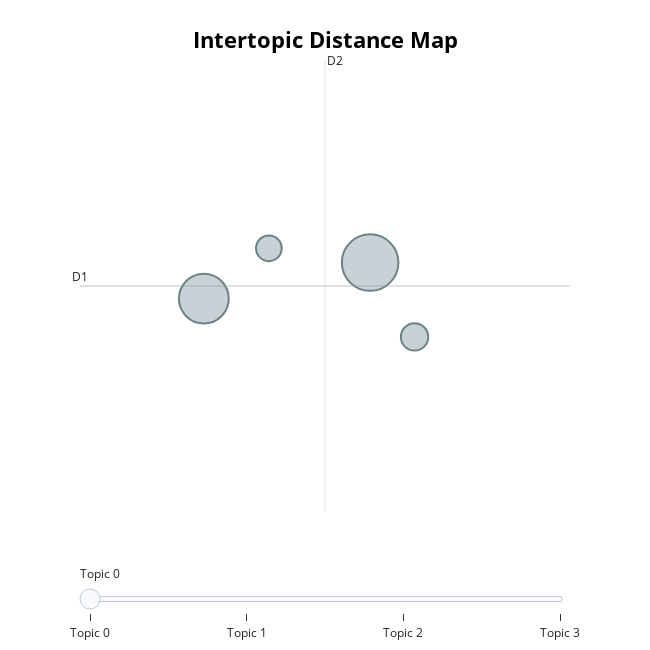

The cell this chart's notebook holds for it:
### Code cell
topic_model.visualize_topics()

### Figure 1 — Plotly figure (JSON) as saved in the notebook; plotly's stock layout.template omitted (floating-point values rounded to 4 significant figures)
{"data": [{"customdata": [[0, "galaxies | mass | data | formation | star", 321], [1, "quantum | graphene | optical | spin | states", 249], [2, "climate | global | ocean | carbon | aerosol", 75], [3, "theory | models | model | gauge | scalar", 66]], "hovertemplate": "<b>Topic %{customdata[0]}</b><br>%{customdata[1]}<br>Size: %{customdata[2]}", "legendgroup": "", "marker": {"color": "#B0BEC5", "line": {"color": "DarkSlateGrey", "width": 2}, "size": [321, 249, 75, 66], "sizemode": "area", "sizeref": 0.2006, "symbol": "circle"}, "mode": "markers", "name": "", "orientation": "v", "showlegend": false, "type": "scatter", "x": [8.972, 7.468, 9.374, 8.056], "xaxis": "x", "y": [12.09, 11.74, 11.37, 12.23], "yaxis": "y"}], "layout": {"annotations": [{"showarrow": false, "text": "D1", "x": 6.348, "y": 11.87, "yshift": 10}, {"showarrow": false, "text": "D2", "x": 8.564, "xshift": 10, "y": 14.07}], "height": 650, "hoverlabel": {"bgcolor": "white", "font": {"family": "Rockwell", "size": 16}}, "legend": {"itemsizing": "constant", "tracegroupgap": 0}, "margin": {"t": 60}, "shapes": [{"line": {"color": "#CFD8DC", "width": 2}, "type": "line", "x0": 8.564, "x1": 8.564, "y0": 9.664, "y1": 14.07}, {"line": {"color": "#9E9E9E", "width": 2}, "type": "line", "x0": 6.348, "x1": 10.78, "y0": 11.87, "y1": 11.87}], "sliders": [{"active": 0, "pad": {"t": 50}, "steps": [{"args": [{"marker.color": [["red", "#B0BEC5", "#B0BEC5", "#B0BEC5"]]}], "label": "Topic 0", "method": "update"}, {"args": [{"marker.color": [["#B0BEC5", "red", "#B0BEC5", "#B0BEC5"]]}], "label": "Topic 1", "method": "update"}, {"args": [{"marker.color": [["#B0BEC5", "#B0BEC5", "red", "#B0BEC5"]]}], "label": "Topic 2", "method": "update"}, {"args": [{"marker.color": [["#B0BEC5", "#B0BEC5", "#B0BEC5", "red"]]}], "label": "Topic 3", "method": "update"}]}], "title": {"font": {"color": "Black", "size": 22}, "text": "<b>Intertopic Distance Map</b>", "x": 0.5, "xanchor": "center", "y": 0.95, "yanchor": "top"}, "width": 650, "xaxis": {"anchor": "y", "domain": [0, 1], "range": [6.348, 10.78], "title": {"text": ""}, "visible": false}, "yaxis": {"anchor": "x", "domain": [0, 1], "range": [9.664, 14.07], "title": {"text": ""}, "visible": false}}}
